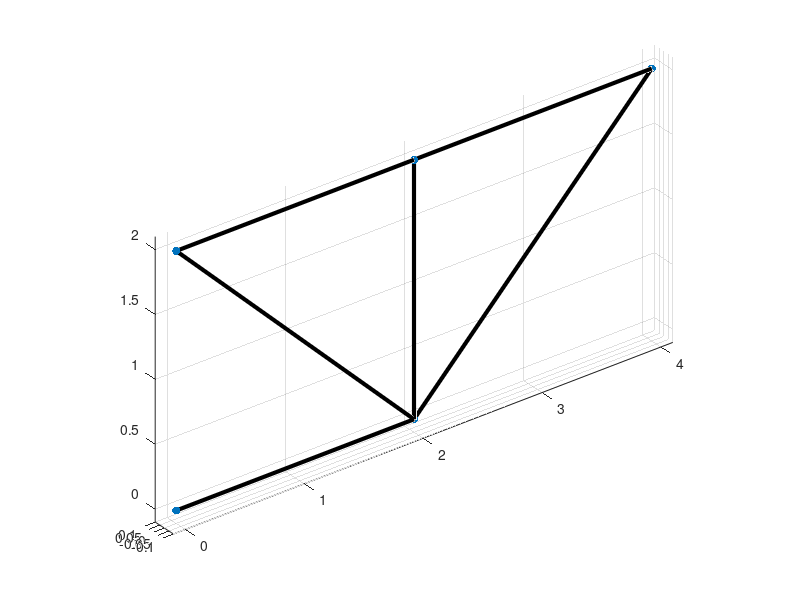

This chart was generated by the following MATLAB code: (Note: this script raises an error after producing the figure.)
% Stability analysis example of 3D truss structure computed employing frame elements
%
% Topology taken from Torii, A.J., Lopez, R.H. & Miguel, L.F.F. 
% Modeling of global and local stability in optimization of truss-like structures using frame elements. 
% Struct Multidisc Optim 51, 1187–1198 (2015). https://doi.org/10.1007/s00158-014-1203-y
%
% (c) S. Glanc, M. Leps 2024
%
clear
close all
clc
addpath 'framesFEM'
%% Sections
%
nSections = 6 ; % number of cross-sections

r0 = 10*10^-3 % minimal radius 10 mm ; Original settings from (Torii et al., 2015) is r0 = 40*10^-3 mm

sections.A = (15*pi*(ones(nSections,1)*r0).^2)/64 ;                                 % cross section area

for j = 1:nSections
    sections.Iy(j,1) = sections.A(j)^2*113/(60*pi)  ;     % moment of inertia 
end

sections.Iz = sections.Iy;                          % moment of inertia 
sections.Ix = sections.Iy*2;                        % moment of inertia 
sections.E  = ones(nSections,1) * 210*10^9; % Young moduli of individual elements of beam
sections.v  = ones(nSections,1) * 0.3;      % Young moduli of individual elements of beam

ndisc = 8;                                          % number of FEM elements per beam

%% Nodes
nodes.x = [0;2;0;2;4];                              % x coordinates of nodes
nodes.y = [0;0;0;0;0];                              % y coordinates of nodes
nodes.z = [0;0;2;2;2];                              % z coordinates of nodes
nodes.nnodes = numel(nodes.x);                      % number of nodes

%% Supports
kinematic.x.nodes = [1;3];                          % node indices with restricted x-direction displacements
kinematic.y.nodes = [1;3];                          % node indices with restricted y-direction displacements
kinematic.z.nodes = [1;3];                          % node indices with restricted z-direction displacements
kinematic.rx.nodes = [];                            % node indices with restricted x-direction rotations
kinematic.ry.nodes = [];                            % node indices with restricted y-direction rotations
kinematic.rz.nodes = [1;3];                         % node indices with restricted z-direction rotations

nodes.dofs = true(nodes.nnodes,6);                  % no kinematic boundary conditions
nodes.dofs(kinematic.x.nodes,1) = false;            % mark prevented movement in x-direction
nodes.dofs(kinematic.y.nodes,2) = false;            % mark prevented movement in y-direction
nodes.dofs(kinematic.z.nodes,3) = false;            % mark prevented movement in z-direction
nodes.dofs(kinematic.rx.nodes,4) = false;           % mark prevented rotation in x-direction
nodes.dofs(kinematic.ry.nodes,5) = false;           % mark prevented rotation in y-direction
nodes.dofs(kinematic.rz.nodes,6) = false;           % mark prevented rotation in z-direction

%% Beams
beams.nodesHead = [1;3;3;2;4;2];                    % elements starting nodes
beams.nodesEnd  = [2;2;4;4;5;5];                    % elements ending nodes
beams.nbeams = numel(beams.nodesHead);              % number of beams

beams.disc      = ones(beams.nbeams,1)*ndisc;       % disretization of beams
beams.sections  = 1:nSections;              % id of sections to beams

%% Ground structure                                 % graph with nodes and beams
plot3([nodes.x(beams.nodesHead) nodes.x(beams.nodesEnd)]', ...
     [nodes.y(beams.nodesHead) nodes.y(beams.nodesEnd)]', ...
     [nodes.z(beams.nodesHead) nodes.z(beams.nodesEnd)]', ...
     'k','LineWidth',3);
hold on;
scatter3(nodes.x, nodes.y, nodes.z, 'black', 'filled', 'o');
axis equal;
xlim([min(nodes.x)-0.1,max(nodes.x)+0.1]);          % to avoid tight limits
ylim([min(nodes.y)-0.1,max(nodes.y)+0.1]);          % to avoid tight limits
zlim([min(nodes.z)-0.1,max(nodes.z)+0.1]);          % to avoid tight limits
grid on

%% Loads
loads.y.nodes = [];                                 % node indices with x-direction forces
loads.y.value = [];                                 % magnitude of the x-direction forces
loads.x.nodes = [];                                 % node indices with y-direction forces
loads.x.value = [];                                 % magnitude of the y-direction forces 
loads.z.nodes = [5];                                % node indices with z-direction forces
loads.z.value = [-1000];                            % magnitude of the z-direction forces 

loads.rx.nodes = [];                                % node indices with x-direction moments
loads.rx.value = [];                                % magnitude of the x-direction moments
loads.ry.nodes = [];                                % node indices with y-direction moments
loads.ry.value = [];                                % magnitude of the y-direction moments 
loads.rz.nodes = [];                                % node indices with z-direction moments
loads.rz.value = []; 

%% Force vector
forceVector = sparse([loads.x.nodes*6-5; loads.y.nodes*6-4; loads.z.nodes*6-3;...
                      loads.rx.nodes*3-2; loads.ry.nodes*3-1; loads.rz.nodes*3],...
                      1,[loads.x.value; loads.y.value; loads.z.value;loads.rx.value;...
                      loads.ry.value; loads.rz.value],nodes.nnodes*6, 1);
f = forceVector(reshape(reshape(nodes.dofs.',[],1).', 1, [])');
%% FEM
nodes.ndofs = sum(sum(nodes.dofs));                 % number of unknown dofs

beams.vectorX = beamVertexFn(beams,nodes);          % X vectors for beams
beams.codeNumbers = codeNumbersFn(beams,nodes);     % beam code numbers
beams.XY = XYtoBeamsFn(beams);                      % define the XY plane for beams

elements = discretizationBeamsFn(beams,nodes);      % discretisation of beams into elements
elements.XY = XYtoElementFn(beams);                 % XY plane assignment for elemtns  
elements.sections = sectionToElementFn(sections,beams); % sections assignment for elemtns  
elements.ndofs = max(max(elements.codeNumbers));    % number of unknown dofs for elements  

% Linear analysis 
endForces.global = sparse(elements.ndofs,1);                                
endForces.global(1:max(max(beams.codeNumbers))) = f;    % assembly force vector
transformationMatrix = transformationMatrixFn(elements);    % local and global transformation matrix and lengths in struct
stiffnesMatrix = stiffnessMatrixFn(elements,transformationMatrix); % local and global stifness matrix in struct

[endForces.local, displ] = endForcesFn(stiffnesMatrix,endForces,...
                            transformationMatrix,elements); % Solving FEM -> u = K\f

% Stability
geometricMatrix = geometricMatrixFnV2(elements,transformationMatrix,endForces);             % Geometric stiffness matrix

volume = sum(elements.sections.A .* transformationMatrix.lengths);

Results = criticalLoadFn(stiffnesMatrix.global,geometricMatrix.global,100);

[sortedValues,sortedVectors]= sortValuesVectorFn(Results.values,Results.vectors);

%% Post-procesing
disp('= Section areas ========')
fprintf('A%d = %f\n', [(1:nSections)', sections.A]');
fprintf('Volume: %f\n', value(volume));

disp('= Five smallest critical loads =======')
fprintf('lambda%d = %f\n', [(1:numel(sortedValues(1:5)))', value(sortedValues(1:5))]');

for i = 1:beams.nbeams
    idR = 1:12;
    idC = (i-1)*ndisc + 1 : i*ndisc;
    endForces.beams{i} = endForces.local(idR, idC);
    N(1,i)=endForces.beams{i}(7,1);
end

N = full(N'/1000);
disp('= Normal forces ========')
fprintf('N%d = %f kN \n', [(1:numel(N))', value(N)]');
sigma = N./value(sections.A)/1000;
disp('= Normal stresses ======')
fprintf('sigma%d = %f MPa \n', [(1:numel(sigma))', value(sigma)]');
% Graph of deformed structure
graphValueId = 1;
graphScale = 3;
graph = deformationGraphFn(nodes,beams,sortedVectors(:,graphValueId),graphScale);